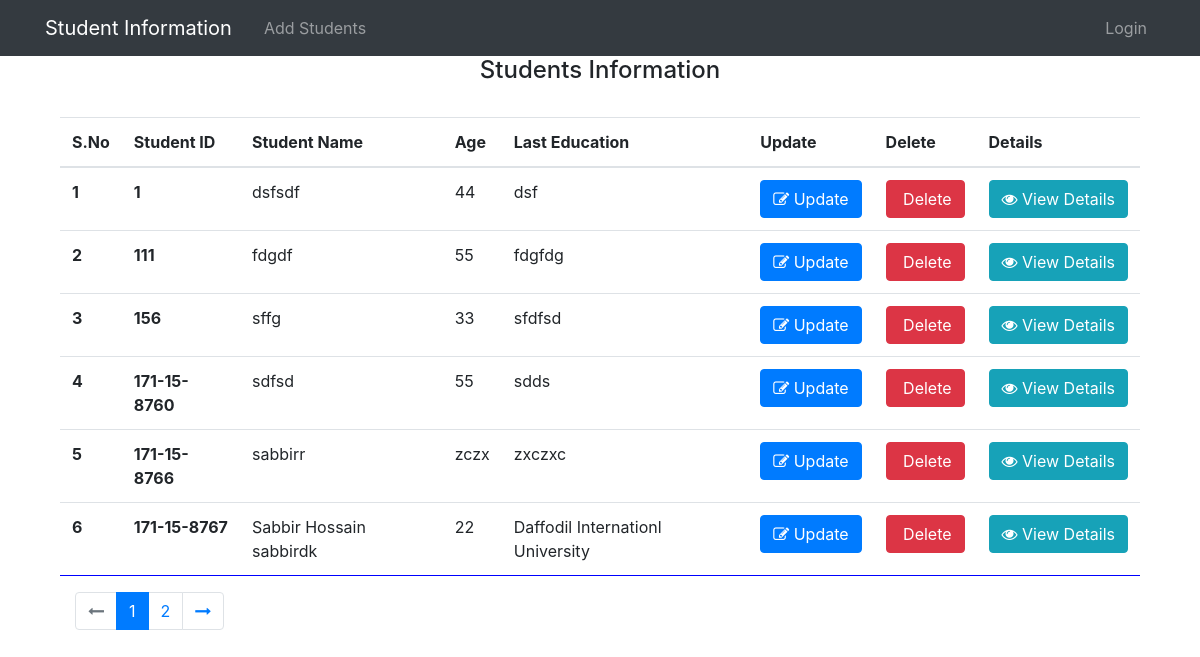
The app's page /, older data.
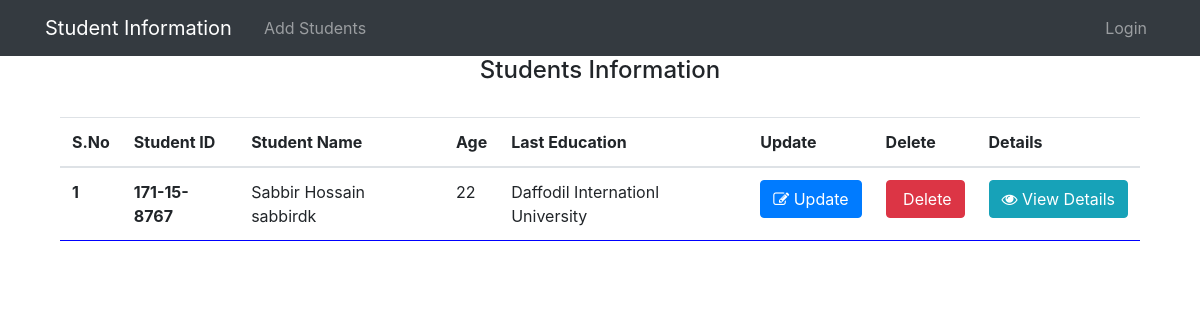
The same page, newer data.
### student/models.py (models this page shows, shortened)
class Student(models.Model):
    GENDER_CHOICES = (
        ('male', 'Male'),
        ('female', 'Female'))
    stu_id = models.CharField(max_length=50, unique=True,error_messages={'unique':"this Student id is already exists"})
    name = models.CharField(max_length=50)
    age = models.IntegerField()
    sex =  models.CharField(max_length=50, choices=GENDER_CHOICES)
    father_Name = models.CharField(max_length=50)
    mother_Name = models.CharField(max_length=50)
    last_Education = models.CharField(max_length=50)

### student/views.py (the view)
# urls.py: path('', home,name="home"),
def home(request):
    stu = Student.objects.order_by('stu_id')
    paginator = Paginator(stu, 6)
    page = request.GET.get('page')
    paged_listings  = paginator.get_page(page)
    context = {
        'listings':paged_listings,
    }
    return render(request,'home.html',context)

### student/templates/home.html (shortened to what the changed rows need)
{% extends "base.html" %}
{% load static %}
{% block content %}
<div class="col-lg-12">
    <div class="container">
        <div class="row">
            <table class="table table-hover mt-4" style=" overflow-y:scroll; border-bottom:1px blue solid;">
                <thead>
                    <tr>
                        <th scope="col">S.No</th>
                        <th scope="col">Student ID</th>
                        <th scope="col">Student Name</th>
                        <th scope="col">Age</th>
                        <th scope="col">Last Education</th>
                        <th scope="col">Update</th>
                        <th scope="col">Delete</th>
                        <th scope="col">Details</th>
                    </tr>
                </thead>
                <tbody>
                    {% for i in listings %}
                    <tr>
                        <th scope="row">{{forloop.counter}}</th>
                        <th scope="row">{{i.stu_id}}</th>
                        <td>{{i.name}}</td>
                        <td>{{i.age}}</td>
                        <td>{{i.last_Education}}</td>
                        <td><a  href="{% url 'update_view' i.id %}" type="button" class="btn btn-primary">
                                <i class="fa fa-edit" aria-hidden="true"></i> Update
                        </a></td>
                        <td><a href="{% url 'delete_view' i.id %}" type="button" class="btn btn-danger">
                                 Delete
                            </a></td>
                        <td><button type="button" class="btn btn-info" data-toggle="modal"
                                data-target="#demo{{i.id}}">
                                <i class="fa fa-eye" aria-hidden="true"></i> View Details
                            </button></td>
                    </tr>
                    {% endfor %}
                </tbody>
            </table>
            <div class="pagination">
                <div class="container">
                    <div class="row mb_65">
                        <div class="col-12 my-pagination">
                            <nav aria-label="...">
                                {% if listings.has_other_pages %}
                                <ul class="pagination">
                                    {% if listings.has_previous %}
                                    <a class="page-link" href="?page={{listings.previous_page_number}}"><i
                                            class="fa fa-long-arrow-left" aria-hidden="true"></i></a>
                                    {% else %}
                                    <li class="page-item disabled">
                                        <a class="page-link" href="#"><i class="fa fa-long-arrow-left" aria-hidden="true"></i></a>
                                    </li>
                                    {% endif %}
                                    {% for i in listings.paginator.page_range %}
                                    {% if listings.number == i %}
                                    <li class="page-item active"><a class="page-link" href="page-link">{{i}}</a></li>
                                    {% else %}
                                    <li class="page-item">
                                        <a href="?page={{i}}" class="page-link">{{i}}</a>
                                    </li>
                                    {% endif %}
                                    {% endfor %}
                                    {% if listings.has_next %}
                                    <li class="page-item">
                                        <a class="page-link" href="?page={{listings.next_page_number}}"><i
                                                class="fa fa-long-arrow-right" aria-hidden="true"></i></a>
                                    </li>
                                    {% else %}
                                    <li class="page-item disabled">
                                        <a class="page-link" href="#"><i class="fa fa-long-arrow-right" aria-hidden="true"></i></a>
                                    </li>
                                    {% endif %}
                                </ul>
                                {% endif %}
                            </nav>
                        </div>
                    </div>
                </div>
            </div>
        </div>
    </div>
</div>
{% endblock content %}

Row changes from the older to the newer data that the page shows:
removed Student: stu_id "1", name "dsfsdf", age "44", last_Education "dsf"
removed Student: stu_id "111", name "fdgdf", age "55", last_Education "fdgfdg"
removed Student: stu_id "156", name "sffg", age "33", last_Education "sfdfsd"
removed Student: stu_id "171-15-8760", name "sdfsd", age "55", last_Education "sdds"
removed Student: stu_id "171-15-8766", name "sabbirr", age "zczx", last_Education "zxczxc"
Text that changed along with them:
list line gone: "1"
list line gone: "2"
